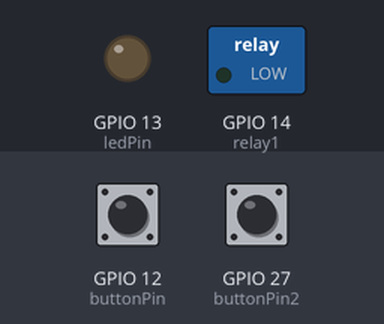
The sketch below on a simulated ESP32. Parts: switched loads named in the sketch (green lamp = pin HIGH), output pins drawn as LEDs (lit = HIGH). Inputs (shaded band) come from the test bench; at power-on: GPIO 12 (buttonPin) LOW, GPIO 27 (buttonPin2) LOW. What the sketch prints to the serial monitor is not drawn.

Above: at 1.2 s.
1.3 s: GPIO 12 (buttonPin) pulled HIGH for 0.15 s
At 1.37 s:
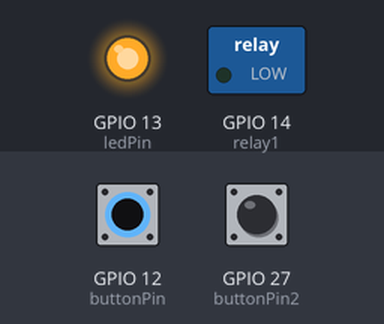
2.9 s: GPIO 27 (buttonPin2) pulled HIGH for 0.15 s
At 2.97 s:
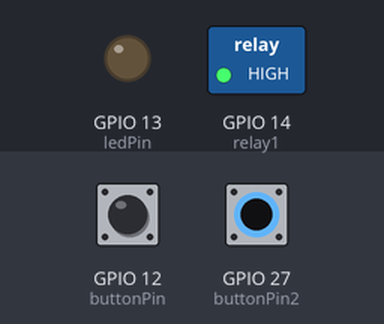
4.5 s: GPIO 27 (buttonPin2) pulled HIGH for 3.2 s
At 8.5 s:
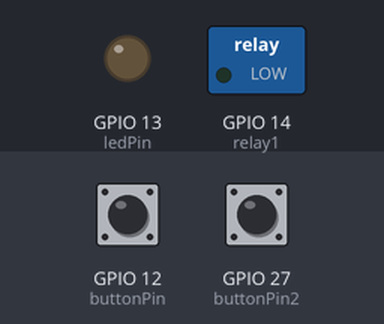
9.2 s: GPIO 12 (buttonPin) pulled HIGH for 3.2 s
At 9.7 s:
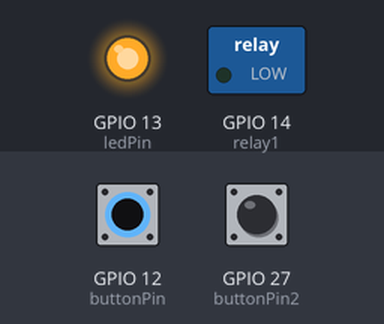
13.9 s: GPIO 12 (buttonPin) driven HIGH and GPIO 27 (buttonPin2) driven HIGH
At 14.5 s:
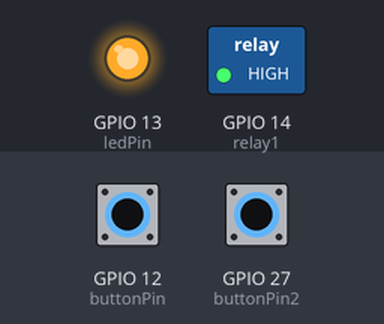
Timing chart, 0 to 16.4 s (numbered marks = the images above; inputs shaded):
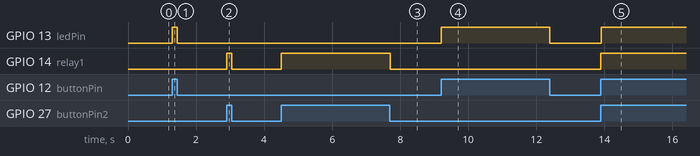

The sketch:

CTN.ino
```cpp
//CTN-test
//V0.1

//****maak een constate (vaste) integer aan waar de waarde van de GPIO pinen in opgeslagen staat******
const int buttonPin = 12;
const int buttonPin2 = 27;
const int ledPin =  13;
const int relay1 = 14;
//****************************************************************************************************

//****Maak een variable integer aan waar de knopstatus inopgeslagen kan worden************************
int buttonState = 0;
int buttonState2 = 0;
//****************************************************************************************************

//****Eenmalige uitvoering(ofterwijl setup)***********************************************************
void setup() {
  Serial.begin(115200);   //start de seriele monitor
  Serial.println("CTN-test software V0.1"); //Print "CTN-test software V0.1" in de seriele monitor
  Serial.println("Zet GPIO 13 als OUTPUT"); //Print "Zet GPIO 13 als OUTPUT" in de seriele monitor
  pinMode(ledPin, OUTPUT); //zet de pinmode van GPIO 13 als OUTPUT
  Serial.println("Zet GPIO 12 als INPUT"); //Print "Zet GPIO 12 als INPUI" in de seriele monitor
  pinMode(buttonPin, INPUT); // zet de pinmode van GPIO 12 als INPUT
  Serial.println("Zet GPIO 14 als OUTPUT"); //Print "Zet GPIO 14 als OUTPUT" in de seriele monitor
  pinMode(relay1, OUTPUT); // zet de pinmode van GPIO 14 als OUTPUT
}
//****************************************************************************************************

//****Oneindige loop van commando's*******************************************************************
void loop(){
  buttonState = digitalRead(buttonPin); //lees de huidige status uit en sla dit op in de integer buttonState

  if (buttonState == HIGH) {
    Serial.println("LED aan"); //Print "LED aan" in de seriele monitor
    digitalWrite(ledPin, HIGH); //zet pin 13 op HIGH

  } else {
    Serial.println("LED uit"); //Print "LED uit" in de seriele monitor
    digitalWrite(ledPin, LOW); //zet pin 13 op LOW
  }
    buttonState2 = digitalRead(buttonPin2); //lees de huidige status uit en sla dit op in de integer buttonState2

  if (buttonState2 == HIGH) {
    Serial.println("Relais aan"); //Print "Relais aan" in de seriele monitor
    digitalWrite(relay1, HIGH); //zet pin 14 op HIGH

  } else {
    Serial.println("Relais uit"); //Print "Relais uit" in de seriele monitor
    digitalWrite(relay1, LOW); //zet pin 14 op LOW
  }
}
//****************************************************************************************************
```

Measured:
- after the input at 1.3 s, GPIO 13 (ledPin): LOW → HIGH at once, → LOW 0.15 s later
- after the input at 2.9 s, GPIO 14 (relay1): LOW → HIGH at once, → LOW 0.15 s later
- after the input at 4.5 s, GPIO 14 (relay1): LOW → HIGH at once, → LOW 3.2 s later
- after the input at 9.2 s, GPIO 13 (ledPin): LOW → HIGH at once, → LOW 3.2 s later
- after the input at 13.9 s, GPIO 13 (ledPin), GPIO 14 (relay1): LOW → HIGH at once
